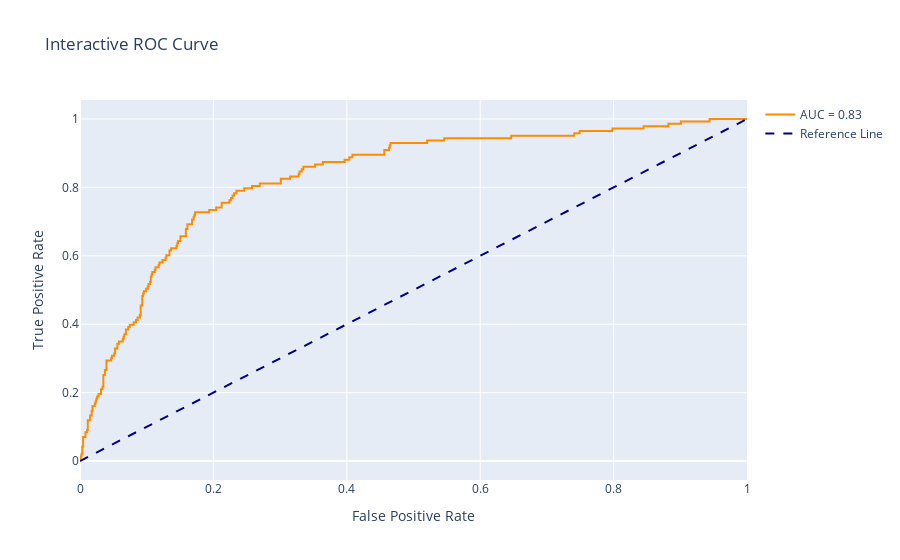

The code cell stored with this chart in its notebook:
### Code cell
import plotly.graph_objs as go

trace = go.Scatter(x=fpr, y=tpr, mode='lines', name='AUC = %0.2f' % auc,
                   line=dict(color='darkorange', width=2))
reference_line = go.Scatter(x=[0,1], y=[0,1], mode='lines', name='Reference Line',
                            line=dict(color='navy', width=2, dash='dash'))
fig = go.Figure(data=[trace, reference_line])
fig.update_layout(title='Interactive ROC Curve',
                  xaxis_title='False Positive Rate',
                  yaxis_title='True Positive Rate')
fig.show()

### Figure 1 — Plotly figure (JSON) as saved in the notebook; plotly's stock layout.template omitted (floating-point values rounded to 4 significant figures; data arrays with more than 128 entries replaced by an {"elided": "..."} marker saying what was removed)
{"data": [{"line": {"color": "darkorange", "width": 2}, "mode": "lines", "name": "AUC = 0.83", "type": "scatter", "x": {"elided": "207 float values"}, "y": {"elided": "207 float values"}}, {"line": {"color": "navy", "dash": "dash", "width": 2}, "mode": "lines", "name": "Reference Line", "type": "scatter", "x": [0, 1], "y": [0, 1]}], "layout": {"title": {"text": "Interactive ROC Curve"}, "xaxis": {"title": {"text": "False Positive Rate"}}, "yaxis": {"title": {"text": "True Positive Rate"}}}}
